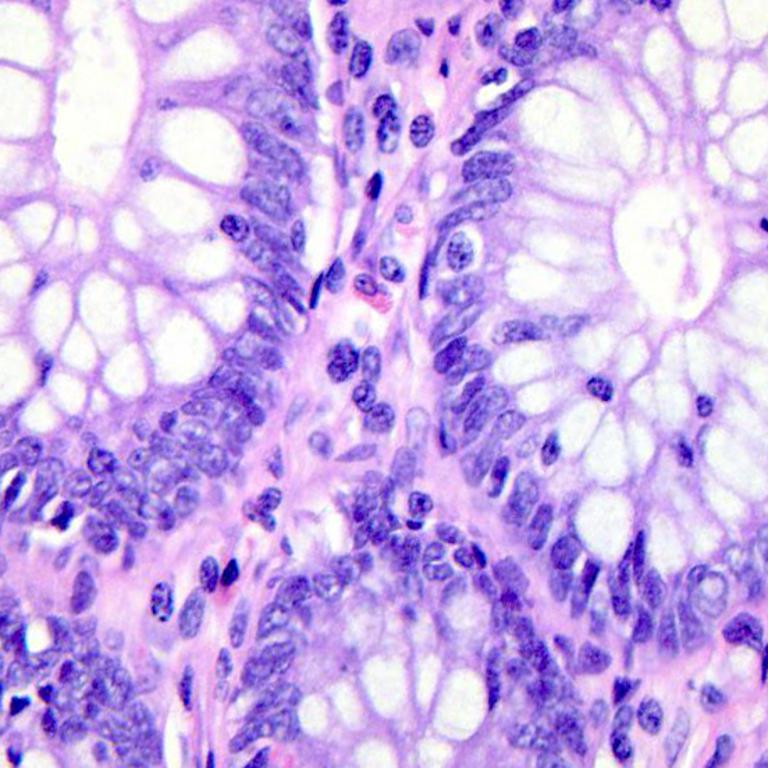
#> input picture datasets/2_genral-cnn/colonDataSet/no/colonn1700.jpeg, 768 x 768 px, given in place of colonca6.jpeg, which was not available
$ jupyter execute --allow-errors 2_GenralCNN.ipynb   (shell and % lines are left out)
#> lines starting #> are read from the running program, lines starting #| are printed output that depends on the picture; after the words box and inside, x2 and y2 are one past the last pixel; in counts of white or black regions, pixels touching at a corner belong together; pictures that were not available may be replaced by others from this repository, and a replacement may not be noted
#> further down, ex_img is the input picture: shape (768, 768, 3); mean B, G, R 233.9, 173.1, 201.7
[cell 1]
import numpy as np
import matplotlib.pyplot as plt
import os
import math
import shutil
import glob
import cv2
import imutils
import numpy as np
import matplotlib.pyplot as plt
import time
from os import listdir

from keras.applications.imagenet_utils import preprocess_input

[cell 2]
ROOT_DIR = "C:/Users/jpsha/Documents/capstone/datasets/2_genral-cnn/colonDataSet"
number_of_images = {}
for dir in os.listdir(ROOT_DIR):
    number_of_images[dir] = len(os.listdir(os.path.join(ROOT_DIR,dir)))
number_of_images.items()

[cell 3]
def crop_brain_contour(image, plot=False):

#> called with plot = True
    gray = cv2.cvtColor(image, cv2.COLOR_BGR2GRAY)
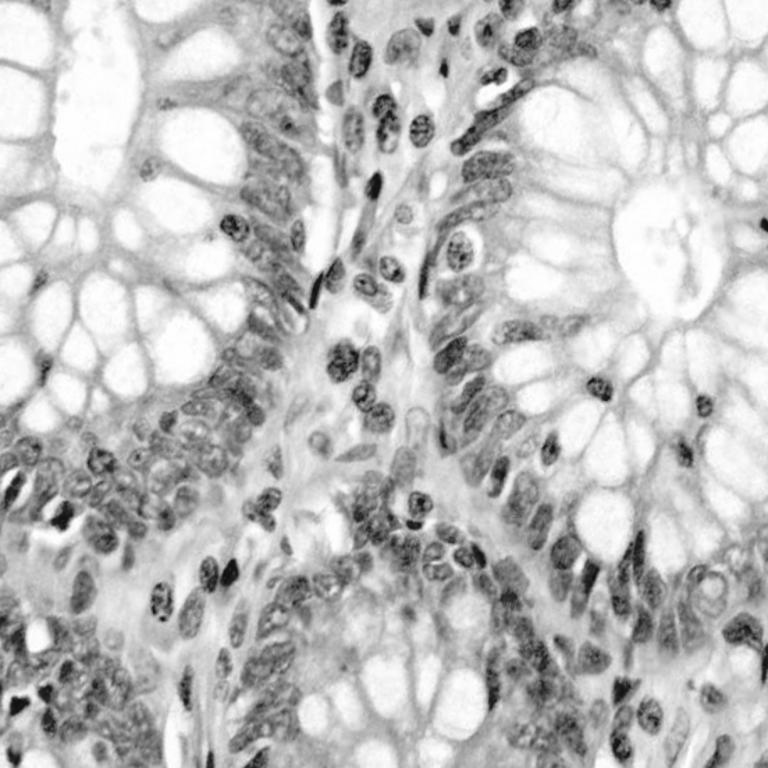
#> gray: shape (768, 768); min 13, max 255, mean 188.6
    gray = cv2.GaussianBlur(gray, (5, 5), 0)

    thresh = cv2.threshold(gray, 45, 255, cv2.THRESH_BINARY)[1]
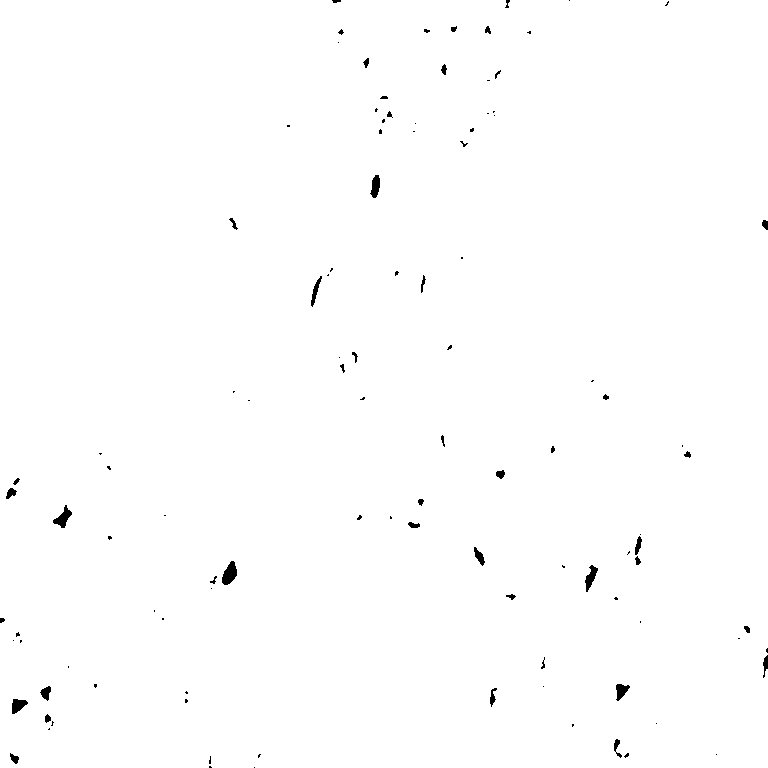
#> thresh: shape (768, 768); 99.5% white; 107 black regions (63 under 20 px), largest, box (x1, y1, x2, y2) and area: (222, 561, 237, 585) 234, (53, 505, 72, 528) 192, (585, 565, 598, 592) 165
    thresh = cv2.erode(thresh, None, iterations=2)
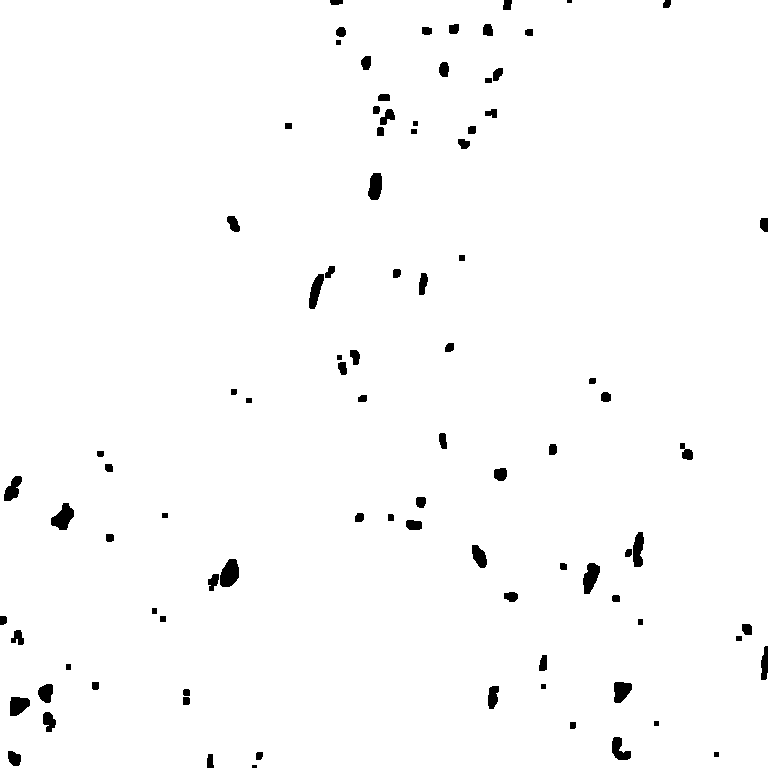
#> thresh: shape (768, 768); 98.4% white; 91 black regions (2 under 20 px), largest, box (x1, y1, x2, y2) and area: (220, 559, 239, 587) 406, (51, 503, 74, 530) 376, (583, 563, 600, 594) 348
    thresh = cv2.dilate(thresh, None, iterations=2)
#> thresh: shape (768, 768); 99.5% white; 99 black regions (55 under 20 px)

    cnts = cv2.findContours(thresh.copy(), cv2.RETR_EXTERNAL, cv2.CHAIN_APPROX_SIMPLE)
#> cnts = 1 contour; box (x1, y1, x2, y2) and area: (0, 0, 768, 768) 588018
    cnts = imutils.grab_contours(cnts)
    c = max(cnts, key=cv2.contourArea)
#> c = contour of 76 points, box (x1, y1, x2, y2) (0, 0, 768, 768), area 588018


    extLeft = tuple(c[c[:, :, 0].argmin()][0])
#> extLeft = (0, 0)
    extRight = tuple(c[c[:, :, 0].argmax()][0])
#> extRight = (767, 767)
    extTop = tuple(c[c[:, :, 1].argmin()][0])
#> extTop = (0, 0)
    extBot = tuple(c[c[:, :, 1].argmax()][0])
#> extBot = (0, 767)

    new_image = image[extTop[1]:extBot[1], extLeft[0]:extRight[0]]

    if plot:
        plt.figure()

        plt.subplot(1, 2, 1)
        plt.imshow(image)
        plt.tick_params(axis='both', which='both',
                        top=False, bottom=False, left=False, right=False,
                        labelbottom=False, labeltop=False, labelleft=False, labelright=False)

        plt.title('Original Image')

        plt.subplot(1, 2, 2)
        plt.imshow(new_image)

        plt.tick_params(axis='both', which='both',
                        top=False, bottom=False, left=False, right=False,
                        labelbottom=False, labeltop=False, labelleft=False, labelright=False)

        plt.title('Cropped Image')

        plt.show()
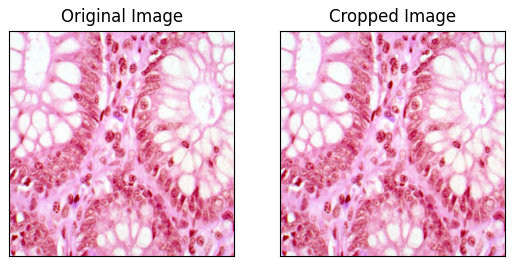
#> figure drawn by matplotlib, 2 panels; B, G, R data is drawn as R, G, B

    return new_image

[cell 4]
ex_img = cv2.imread("C:/Users/jpsha/Documents/capstone/test/yes/colonca6.jpeg")
ex_new_img = crop_brain_contour(ex_img, True)

[cell 5]
os.listdir("C:/Users/jpsha/Documents/capstone/datasets/2_genral-cnn/colonDataSet")

[cell 6]
def dataFolder(p,split):
    if not os.path.exists("./"+p):
        os.mkdir("./"+p)
        for dir in os.listdir(ROOT_DIR):
            os.makedirs("./"+p+"/"+dir)
            for img in np.random.choice(a=os.listdir(os.path.join(ROOT_DIR,dir)),
                                       size = (math.floor(split*number_of_images[dir])-5),
                                        replace = False
                                       ):
                O = os.path.join(ROOT_DIR, dir, img)
                D = os.path.join("./"+p,dir)
                shutil.copy(O,D)
                os.remove(O)
    else:
        print(f"{p}Folder exist")

#> (a cell that did not finish here is left out)

#> (a cell that did not finish here is left out)


#> (a cell that did not finish here is left out)


[cell 10]
number_of_images = {}
for dir in os.listdir(ROOT_DIR):
    number_of_images[dir] = len(os.listdir(os.path.join(ROOT_DIR,dir)))
number_of_images.items()

[cell 11]
from keras.layers import Conv2D, MaxPool2D, Dropout, Flatten, Dense, BatchNormalization, GlobalAvgPool2D

[cell 12]
from keras.models import Sequential
import keras

[cell 13]
from keras.preprocessing.image import ImageDataGenerator

[cell 14]
from tensorflow.keras.utils import img_to_array

#> (a cell that did not finish here is left out)

#> (a cell that did not finish here is left out)

[cell 17]
def preprocessingImages1(path):
    image_data = ImageDataGenerator(zoom_range=0.2, shear_range=0.2, rescale=1/255, horizontal_flip=True)
    image = image_data.flow_from_directory(path, target_size=(224,224),batch_size=32,class_mode = 'binary')
    return image

[cell 18]
path = "C:/Users/jpsha/Documents/capstone/train"
#> (the rest of this cell did not finish here and is left out)

[cell 19]
def preprocessingImages2(path):
    image_data = ImageDataGenerator(rescale=1/255)
    image = image_data.flow_from_directory(path, target_size=(224,224),batch_size=32, class_mode='binary')
    return image

[cell 20]
path = "C:/Users/jpsha/Documents/capstone/test"
#> (the rest of this cell did not finish here and is left out)

[cell 21]
path = "C:/Users/jpsha/Documents/capstone/val"
#> (the rest of this cell did not finish here and is left out)
